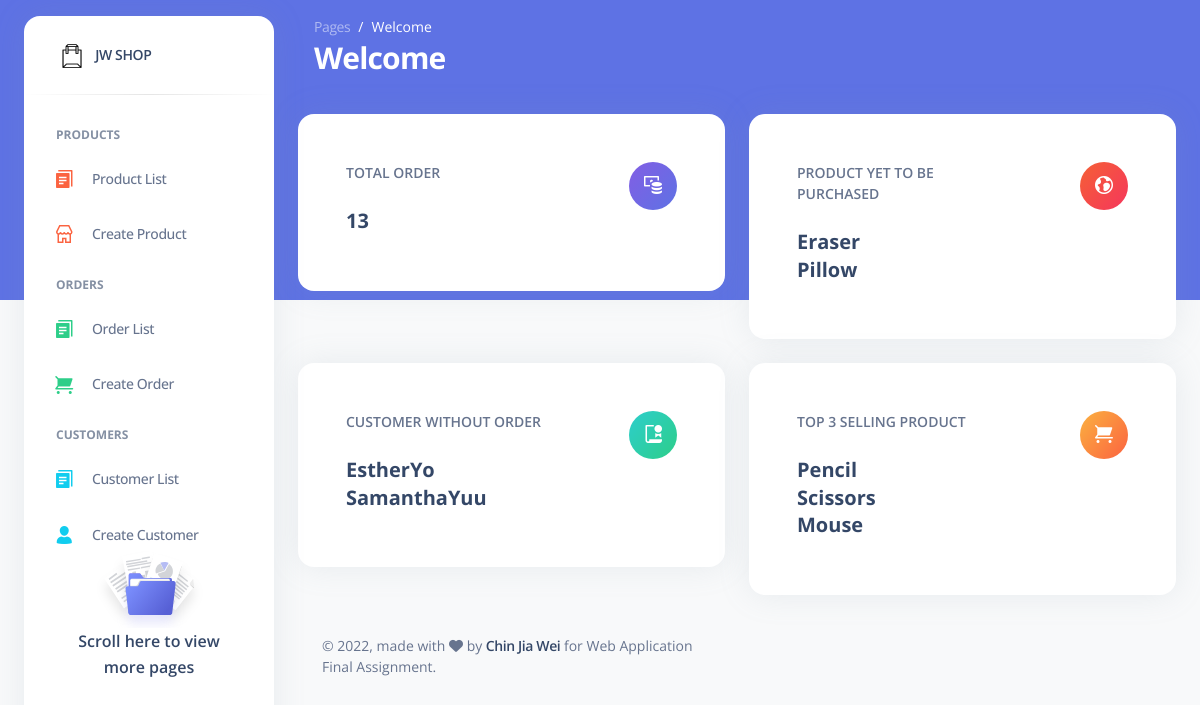
/welcome.php (signed in), run on the app's committed database.
### tables this page shows
CREATE TABLE IF NOT EXISTS `products` (
  `id` int(11) NOT NULL AUTO_INCREMENT,
  `name` varchar(128) NOT NULL,
  `description` text NOT NULL,
  `price` decimal(10,2) NOT NULL,
  `product_image` varchar(255) DEFAULT NULL,
  `created` datetime NOT NULL DEFAULT CURRENT_TIMESTAMP,
  `modified` timestamp NOT NULL DEFAULT CURRENT_TIMESTAMP ON UPDATE CURRENT_TIMESTAMP,
  PRIMARY KEY (`id`)
);

CREATE TABLE IF NOT EXISTS `customers` (
  `username` varchar(55) NOT NULL,
  `customer_id` int(255) NOT NULL AUTO_INCREMENT,
  `password` varchar(255) NOT NULL,
  `email` varchar(255) NOT NULL,
  `firstname` varchar(55) NOT NULL,
  `lastname` varchar(55) NOT NULL,
  `dob` date NOT NULL,
  `gender` enum('male','female','other') NOT NULL,
  `status` enum('active','deactivate') NOT NULL,
  `cust_image` varchar(255) DEFAULT NULL,
  `created` datetime NOT NULL DEFAULT CURRENT_TIMESTAMP,
  `modified` timestamp NOT NULL DEFAULT CURRENT_TIMESTAMP ON UPDATE CURRENT_TIMESTAMP,
  PRIMARY KEY (`customer_id`)
);

### welcome.php (the view, shortened to what this page needs)
<!DOCTYPE html>
<html lang="en">
<head>
  <link href="assets/css/nucleo-icons.css" rel="stylesheet" />
  <link href="assets/css/nucleo-svg.css" rel="stylesheet" />
  <link href="assets/css/nucleo-svg.css" rel="stylesheet" />
  <link id="pagestyle" href="assets/css/argon-dashboard.css?v=2.0.2" rel="stylesheet" />
</head>
<?php
include 'database/connection.php';
try {
  $query = "SELECT order_id FROM ordersummary";
  $stmt = $con->prepare($query);
  $stmt->execute();
  $rowNum = $stmt->rowCount();
  $query = "SELECT products.id, name FROM products LEFT JOIN orderdetail ON orderdetail.product_id = products.id WHERE orderdetail.order_id is NULL";
  $stmt = $con->prepare($query);
  $stmt->execute();
  while ($row = $stmt->fetch(PDO::FETCH_ASSOC)) {
    $name[] = $row;
  }
  $query = "SELECT firstname, lastname FROM customers LEFT JOIN ordersummary ON customers.customer_id = ordersummary.customer_id WHERE ordersummary.customer_id is NULL";
  $stmt = $con->prepare($query);
  $stmt->execute();
  while ($row = $stmt->fetch(PDO::FETCH_ASSOC)) {
    $fullname[] = $row;
  }
  $query = "SELECT COUNT(orderdetail.product_id), name FROM products LEFT JOIN orderdetail ON orderdetail.product_id = products.id GROUP BY products.name ORDER BY COUNT(orderdetail.order_id) DESC LIMIT 3";
  $stmt = $con->prepare($query);
  $stmt->execute();
  while ($row = $stmt->fetch(PDO::FETCH_ASSOC)) {
    $topsale[] = $row;
  }
}
catch (PDOException $exception) {
  die('ERROR: ' . $exception->getMessage());
}
?>
<body class="g-sidenav-show   bg-gray-100">
  <?php
  include 'nav.php';
  ?>
  <main class="main-content position-relative border-radius-lg ">
    <nav class="navbar navbar-main navbar-expand-lg px-0 mx-4 shadow-none border-radius-xl " id="navbarBlur" data-scroll="false">
      <div class="container-fluid py-1 px-3">
        <nav aria-label="breadcrumb">
          <ol class="breadcrumb bg-transparent mb-0 pb-0 pt-1 px-0 me-sm-6 me-5">
            <li class="breadcrumb-item text-sm"><a class="opacity-5 text-white" href="javascript:;">Pages</a></li>
            <li class="breadcrumb-item text-sm text-white active" aria-current="page">Welcome</li>
          </ol>
          <h3 class="font-weight-bolder text-white mb-0">Welcome</h3>
        </nav>
      </div>
    </nav>
    <div class="container-fluid py-4">
      <div class="row">
        <div class="col-xl-6 col-sm-6 mb-xl-4 mb-4">
          <div class="card">
            <div class="card-body p-5">
              <div class="row">
                <div class="col-8">
                  <div class="numbers">
                    <p class="text-sm mb-4 text-uppercase font-weight-bold">Total Order</p>
                    <h5 class="font-weight-bolder">
                      <?php echo $rowNum; ?>
                    </h5>
                  </div>
                </div>
                <div class="col-4 text-end">
                  <div class="icon icon-shape bg-gradient-primary shadow-primary text-center rounded-circle">
                    <i class="ni ni-money-coins text-lg opacity-10" aria-hidden="true"></i>
                  </div>
                </div>
              </div>
            </div>
          </div>
        </div>
        <div class="col-xl-6 col-sm-6 mb-xl-4 mb-4">
          <div class="card">
            <div class="card-body p-5">
              <div class="row">
                <div class="col-8">
                  <div class="numbers">
                    <p class="text-sm mb-4 text-uppercase font-weight-bold">Product yet to be purchased</p>
                    <h5 class="font-weight-bolder">
                      <?php
                      foreach ($name as $n) {
                        echo $n['name'] . "<br>";
                      }
                      ?>
                    </h5>
                  </div>
                </div>
                <div class="col-4 text-end">
                  <div class="icon icon-shape bg-gradient-danger shadow-danger text-center rounded-circle">
                    <i class="ni ni-world text-lg opacity-10" aria-hidden="true"></i>
                  </div>
                </div>
              </div>
            </div>
          </div>
        </div>
        <div class="col-xl-6 col-sm-6 mb-xl-4 mb-4">
          <div class="card">
            <div class="card-body p-5">
              <div class="row">
                <div class="col-8">
                  <div class="numbers">
                    <p class="text-sm mb-4 text-uppercase font-weight-bold">Customer without Order</p>
                    <h5 class="font-weight-bolder">
                      <?php
                      foreach ($fullname  as $fn) {
                        echo $fn['firstname'] . $fn['lastname'] . "<br>";
                      }
                      ?>
                    </h5>
                  </div>
                </div>
                <div class="col-4 text-end">
                  <div class="icon icon-shape bg-gradient-success shadow-success text-center rounded-circle">
                    <i class="ni ni-paper-diploma text-lg opacity-10" aria-hidden="true"></i>
                  </div>
                </div>
              </div>
            </div>
          </div>
        </div>
        <div class="col-xl-6 col-sm-6 mb-xl-4 mb-4">
          <div class="card">
            <div class="card-body p-5">
              <div class="row">
                <div class="col-8">
                  <div class="numbers">
                    <p class="text-sm mb-4 text-uppercase font-weight-bold">Top 3 Selling Product</p>
                    <h5 class="font-weight-bolder">
                      <?php
                      foreach ($topsale as $ts) {
                        echo $ts['name'] . "<br>";
                      }
                      ?>
                    </h5>
                  </div>
                </div>
                <div class="col-4 text-end">
                  <div class="icon icon-shape bg-gradient-warning shadow-warning text-center rounded-circle">
                    <i class="ni ni-cart text-lg opacity-10" aria-hidden="true"></i>
                  </div>
                </div>
              </div>
            </div>
          </div>
        </div>
      </div>
      <?php
      include("footer.php");
      ?>
    </div>
  </main>
</body>
</html>

### assets/css/nucleo-svg.css (style rules this page uses)
.icon { display: inline-block; color: #111111; height: 1em; width: 1em; }
.icon { fill: currentColor; stroke: none; }

### data on the page
products: name "Eraser"
products: name "Pillow"
customers: firstname "Esther", lastname "Yo"
customers: firstname "Samantha", lastname "Yuu"

### other printed values
$rowNum "13"
$ts['name'] "Pencil"
$ts['name'] "Scissors"
$ts['name'] "Mouse"
